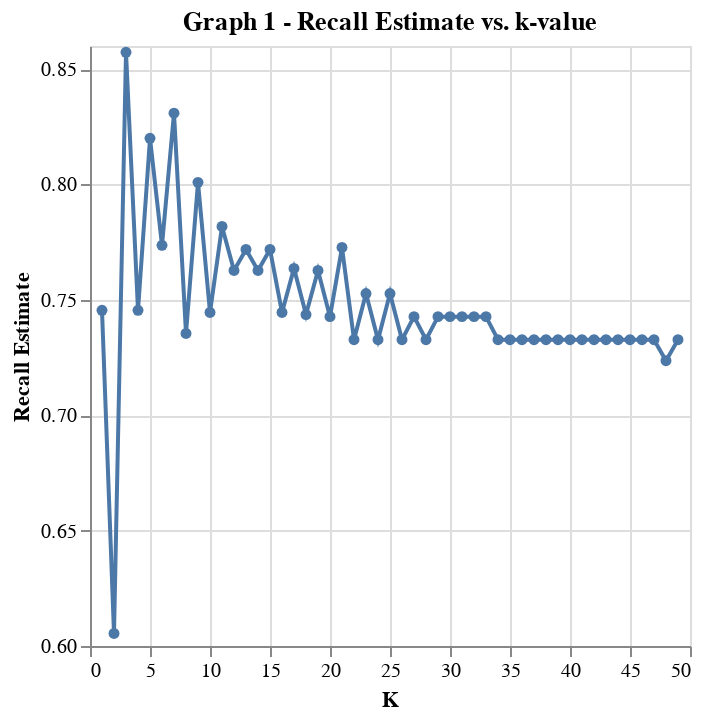

Here is the notebook cell this chart was saved with:
### Markdown cell above
We see that the accuracy of this trial *k* = 2 is approximately 0.80, and the recall is approximately 0.656. We can see from the confusion matrix generated above that the recall of *k* = 2 is not terrible, but leaves much to be improved. To find the optimal *k*-value, we will cross-validate the model with our validation set and find a *k* which maximizes recall and accuracy. We choose to run 10-fold validation, and we will generate a graph to compare recall and number of *k*. We set a random seed of 1234 to ensure it is reproducible.

### Code cell
np.random.seed(1234)

data_pipe = make_pipeline(data_preprocessor, knn)
data_vfold_score = pd.DataFrame(
    cross_validate(
        estimator = data_pipe, 
        cv = 10, 
        X = X_train, 
        y = y_train, 
        return_train_score = True
    )
)
data_vfold_score

data_metrics = data_vfold_score.agg(["mean", "sem"])

param_grid = {
    "kneighborsclassifier__n_neighbors": range(1, 50, 1)
}

data_tune_pipe = make_pipeline(data_preprocessor, KNeighborsClassifier())

data_tune_grid_recall = GridSearchCV(
    estimator = data_tune_pipe,
    param_grid = param_grid, 
    cv = 10, 
    return_train_score = True,
    scoring = "recall",
    n_jobs = -1,
)

model_grid_recall = data_tune_grid_recall.fit(X_train, y_train)
accuracies_grid_recall = pd.DataFrame(model_grid_recall.cv_results_)

cv_plot_recall = alt.Chart(accuracies_grid_recall, title = "Graph 1 - Recall Estimate vs. k-value").mark_line(point=True).encode(
    x=alt.X("param_kneighborsclassifier__n_neighbors").title("K"),
    y=alt.Y("mean_test_score").title("Recall Estimate").scale(zero=False)
)
cv_plot_recall
